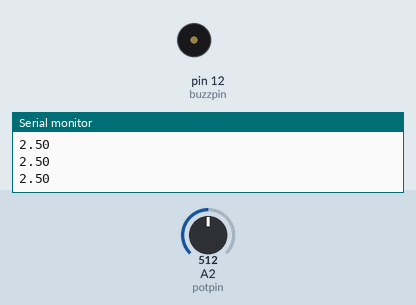
Bench run of a sketch on a simulated Arduino Uno, built with avr-gcc and run on an emulated ATmega328P. Parts: buzzer (waves = sounding, pin HIGH), the last lines printed to the serial monitor. Inputs (shaded band) come from the test bench; at power-on: A2 (potpin) = 512.

Above: at 1.2 s.
1.3 s: A2 (potpin) set to 810
2.8 s: A2 (potpin) set to 829
At 3.5 s:
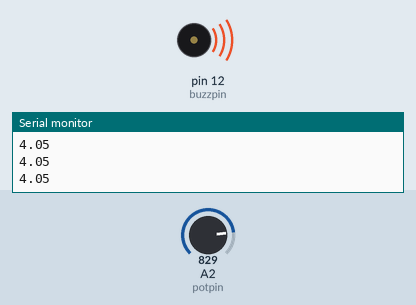
4.3 s: A2 (potpin) set to 716
At 4.6 s:
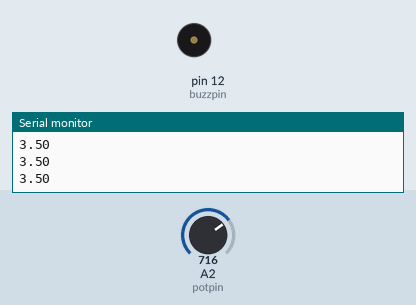
5.8 s: A2 (potpin) set to 900
At 7.1 s:
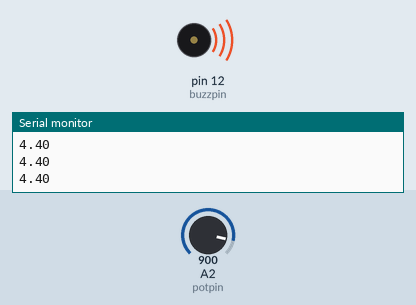
Timing chart, 0 to 8.3 s (numbered marks = the images above; inputs shaded):
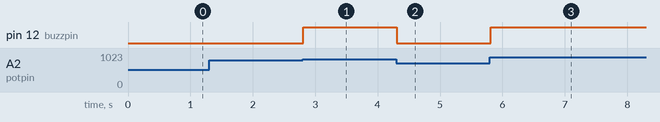

Measured:
- the behaviour switches between 818 and 819 on A2 (potpin) (found by bisection; images 0 and 1)
- after the input at 2.8 s, pin 12 (buzzpin): LOW → HIGH at once
- after the input at 4.3 s, pin 12 (buzzpin): HIGH → LOW at once
- after the input at 5.8 s, pin 12 (buzzpin): LOW → HIGH at once

The sketch:

Program011active_buzzer_high_voltage_indicator.ino
```cpp
int potpin=A2;
int potval;
float volt;
int buzzpin=12;

void setup() {
  // put your setup code here, to run once:
  pinMode(buzzpin, OUTPUT);
  pinMode(potpin, INPUT);
  Serial.begin(9600);
}

void loop() {
  // put your main code here, to run repeatedly:

  potval=analogRead(potpin);
  volt=(5.0/1023.0)*potval;
  Serial.println(volt);

  if(volt>4){
    digitalWrite(buzzpin, HIGH);
  } else {
    digitalWrite(buzzpin, LOW);
  }

}
```
